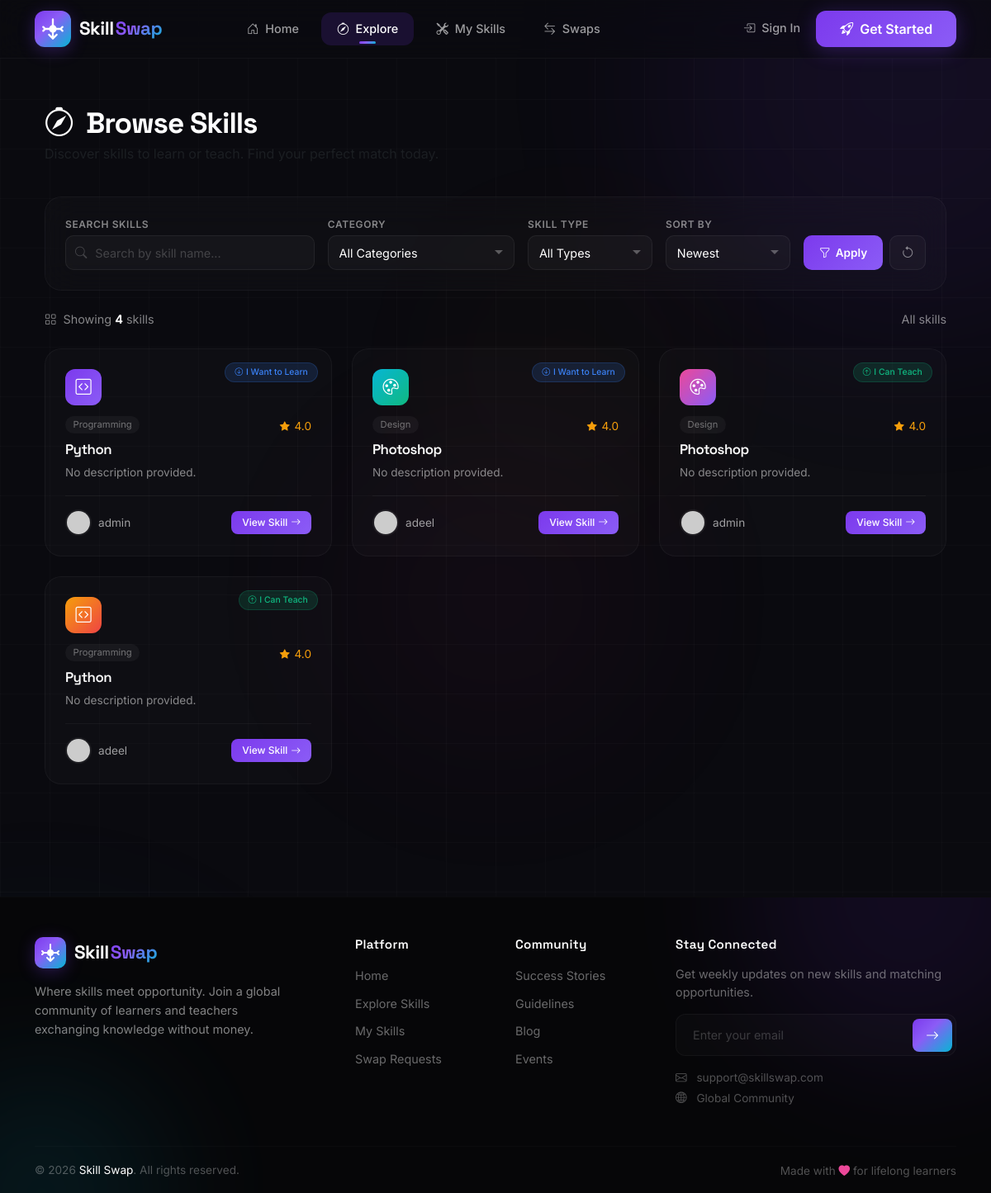
Screenshot of /skills/ with the database file from the repository.
### skills/models.py (models this page shows, shortened)
class Skill(models.Model):
    SKILL_TYPES = [
        ('offer', 'I can teach this'),
        ('want', 'I want to learn this'),
    ]
    CATEGORY_CHOICES = [
        ('programming', 'Programming'),
        ('design', 'Design'),
        ('music', 'Music'),
        ('arts', 'Arts'),
        ('language', 'Language'),
        ('business', 'Business'),
        ('fitness', 'Fitness'),
        ('other', 'Other'),
    ]
    user = models.ForeignKey(User, on_delete=models.CASCADE, related_name='skills')
    name = models.CharField(max_length=100)
    category = models.CharField(max_length=50, choices=CATEGORY_CHOICES)
    skill_type = models.CharField(max_length=10, choices=SKILL_TYPES)
    description = models.TextField(max_length=500, blank=True)
    icon = models.CharField(max_length=50, default='bi bi-tools')
    color = models.CharField(max_length=100, default='linear-gradient(135deg, #7c3aed, #8b5cf6)')
    created_at = models.DateTimeField(auto_now_add=True)
    updated_at = models.DateTimeField(auto_now=True)

### accounts/models.py (models this page shows, shortened)
class Profile(models.Model):
    user = models.OneToOneField(User, on_delete=models.CASCADE, related_name='profile')
    avatar = models.ImageField(upload_to='avatars/', null=True, blank=True)
    bio = models.TextField(max_length=500, null=True, blank=True)
    location = models.CharField(max_length=100, null=True, blank=True)
    rating = models.DecimalField(max_digits=3, decimal_places=2, default=0.00)  # Correct field name
    reviews_count = models.IntegerField(default=0)
    is_online = models.BooleanField(default=False)
    created_at = models.DateTimeField(auto_now_add=True)
    updated_at = models.DateTimeField(auto_now=True)

### skills/views.py (the view)
# urls.py: path('skills/', views.skill_list, name='skill_list'),
def skill_list(request):
    skills = Skill.objects.all().select_related('user', 'user__profile')
    search_query = request.GET.get('q')
    if search_query:
        skills = skills.filter(
            Q(name__icontains=search_query) |
            Q(description__icontains=search_query) |
            Q(user__username__icontains=search_query)
        )
    category = request.GET.get('category')
    if category:
        skills = skills.filter(category=category)
    skill_type = request.GET.get('type')
    if skill_type:
        skills = skills.filter(skill_type=skill_type)
    sort_by = request.GET.get('sort', 'newest')
    if sort_by == 'newest':
        skills = skills.order_by('-created_at')
    elif sort_by == 'rating':
        skills = skills.order_by('-user__profile__rating')
    elif sort_by == 'popular':
        skills = skills.order_by('-user__profile__reviews_count')
    elif sort_by == 'az':
        skills = skills.order_by('name')
    paginator = Paginator(skills, 12)
    page_number = request.GET.get('page')
    page_obj = paginator.get_page(page_number)
    context = {
        'page_obj': page_obj,
        'skills': page_obj,
    }
    return render(request, 'skills/skill_list.html', context)

### swap/context_processors.py (called while the page is built, shortened)
def notification_counts(request):
    if not request.user.is_authenticated:
        return {}

### templates/skills/skill_list.html (shortened to what this page needs)
{% extends 'base.html' %}
{% load static %}
{% block content %}
<section class="page-header-section py-4">
    <div class="container">
        <div class="row align-items-center">
            <div class="col-lg-8">
                <h1 class="page-title">
                    <i class="bi bi-compass me-2 text-gradient"></i>
                    Browse Skills
                </h1>
                <p class="page-subtitle text-muted">
                    Discover skills to learn or teach. Find your perfect match today.
                </p>
            </div>
        </div>
    </div>
</section>
<section class="filters-section">
    <div class="container">
        <div class="filter-wrapper">
            <form method="GET" action="{% url 'skill_list' %}" id="filterForm">
                <div class="filter-grid">
                    <div class="filter-group">
                        <label class="filter-label">Search Skills</label>
                        <div class="search-wrapper">
                            <i class="bi bi-search search-icon"></i>
                            <input type="text"
                                   name="q"
                                   class="search-input"
                                   placeholder="Search by skill name..."
                                   value="{{ request.GET.q }}">
                        </div>
                    </div>
                    <div class="filter-group">
                        <label class="filter-label">Category</label>
                        <select name="category" class="filter-select">
                            <option value="">All Categories</option>
                        </select>
                    </div>
                    <div class="filter-group">
                        <label class="filter-label">Skill Type</label>
                        <select name="type" class="filter-select">
                            <option value="">All Types</option>
                        </select>
                    </div>
                    <div class="filter-group">
                        <label class="filter-label">Sort By</label>
                        <select name="sort" class="filter-select">
                            <option value="newest" {% if request.GET.sort == 'newest' %}selected{% endif %}>Newest</option>
                        </select>
                    </div>
                    <div class="filter-actions-group">
                        <button type="submit" class="btn-filter">
                            <i class="bi bi-funnel"></i> Apply
                        </button>
                        <a href="{% url 'skill_list' %}" class="btn-reset">
                            <i class="bi bi-arrow-counterclockwise"></i>
                        </a>
                    </div>
                </div>
            </form>
        </div>
    </div>
</section>
<section class="results-count">
    <div class="container">
        <div class="results-count-inner">
            <span>
                <i class="bi bi-grid me-1"></i>
                Showing <strong>{{ page_obj.paginator.count }}</strong> skills
            </span>
            <span>
                {% if request.GET.q or request.GET.category or request.GET.type %}
                Filtered results
                {% else %}
                All skills
                {% endif %}
            </span>
        </div>
    </div>
</section>
<section class="skills-grid">
    <div class="container">
        {% if page_obj %}
        <div class="skills-grid-inner">
            {% for skill in page_obj %}
            <div class="skill-card">
                <div class="skill-icon-wrapper">
                    <div class="skill-icon skill-color-{% cycle '0' '1' '2' '3' '4' '5' %}">
                        <i class="{{ skill.icon|default:'bi bi-tools' }}"></i>
                    </div>
                </div>
                <div class="skill-content">
                    <div class="skill-tags">
                        <div class="skill-type-badge">
                            {% if skill.skill_type == 'offer' %}
                            <span class="badge-teach">
                                <i class="bi bi-arrow-up-circle"></i> I Can Teach
                            </span>
                            {% else %}
                            <span class="badge-learn">
                                <i class="bi bi-arrow-down-circle"></i> I Want to Learn
                            </span>
                            {% endif %}
                        </div>
                        <span class="skill-category">{{ skill.get_category_display|default:skill.category|title }}</span>
                    </div>
                    <div class="skill-rating">
                        <i class="bi bi-star-fill"></i>
                        {% with rating=skill.user.profile.rating|default:0 %}
                        {{ rating|floatformat:1 }}
                        {% endwith %}
                    </div>
                </div>
                <h5 class="skill-name">{{ skill.name }}</h5>
                <p class="skill-description">{{ skill.description|truncatechars:100|default:"No description provided." }}</p>
                <div class="skill-footer">
                    <div class="skill-teacher">
                        <img src="https://ui-avatars.com/api/?name={{ skill.user.username|urlencode }}&background=7c3aed&color=fff&size=32" alt="{{ skill.user.username }}" class="teacher-avatar">
                        <span class="teacher-name">{{ skill.user.get_full_name|default:skill.user.username }}</span>
                    </div>
                    <a href="{% url 'skill_detail' pk=skill.id %}" class="btn-view">
                        View Skill <i class="bi bi-arrow-right"></i>
                    </a>
                </div>
            </div>
            {% endfor %}
        </div>
        {% endif %}
    </div>
</section>
{% endblock %}

### rows the page displays
Skill: skill_type "want" (drawn), category "Programming", user.profile "4.0", name "Python", description "No description provided.", user.get_full_name "admin"
Skill: skill_type "want" (drawn), category "Design", user.profile "4.0", name "Photoshop", description "No description provided.", user.get_full_name "adeel"
Skill: skill_type "offer" (drawn), category "Design", user.profile "4.0", name "Photoshop", description "No description provided.", user.get_full_name "admin"
Skill: skill_type "offer" (drawn), category "Programming", user.profile "4.0", name "Python", description "No description provided.", user.get_full_name "adeel"

### other values shown
{{ page_obj.paginator.count }} "4"
